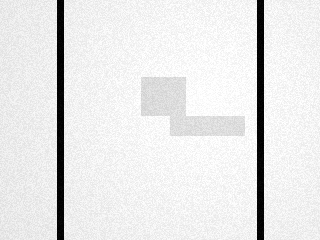
#> input picture test_images/real_lane_center.png, 320 x 240 px; its folder holds only this picture in this run
$ python verify_line_on_pc.py
#> lines starting #> are read from the running program, lines starting #| are printed output that depends on the picture; after the words box and inside, x2 and y2 are one past the last pixel; in counts of white or black regions, pixels touching at a corner belong together
"""
PC 端巡线验证 — 用 OpenCV 模拟 MaixPy find_blobs 行为。

在 PC 上运行，验证生成的测试图片是否合理，以及检测逻辑是否正确。
运行: python tools/verify_line_on_pc.py
"""

import os
import cv2
import numpy as np
import sys
sys.path.insert(0, os.path.join(os.path.dirname(__file__), '..'))

# 复用 config 中的 ROI 参数
import config

TEST_DIR = os.path.join(os.path.dirname(os.path.abspath(__file__)), '..', 'test_images')
ROI = config.LINE_ROI  # (x, y, w, h)


def find_black_line(img_gray):
    """
    模拟 find_blobs 行为: 在 ROI 内找黑色区域，返回最大 blob 的质心。
    """
    x, y, w, h = ROI
    roi = img_gray[y:y+h, x:x+w]

    # 二值化：像素 < 128 视为黑线
    _, binary = cv2.threshold(roi, 128, 255, cv2.THRESH_BINARY_INV)

    # 找连通域
    num_labels, labels, stats, centroids = cv2.connectedComponentsWithStats(binary, connectivity=8)

    if num_labels <= 1:
        return None, roi, binary

    # 去掉背景 (label 0)，找面积最大的
    areas = stats[1:, cv2.CC_STAT_AREA]
    best_idx = np.argmax(areas) + 1
    best_area = areas[best_idx - 1]

    if best_area < config.LINE_AREA_MIN:
        return None, roi, binary

    cx, cy = centroids[best_idx]
    # 换算到原图坐标
    cx_global = int(cx) + x
    cy_global = int(cy) + y

    return (cx_global, cy_global), roi, binary


def draw_result(img_color, result):
    """在彩色图上画检测结果"""
    x, y, w, h = ROI

    # ROI 框 (黄)
    cv2.rectangle(img_color, (x, y), (x + w, y + h), (0, 255, 255), 1)

    if result is None:
        cv2.putText(img_color, "NO LINE", (10, 30),
                    cv2.FONT_HERSHEY_SIMPLEX, 0.7, (0, 0, 255), 2)
        return

    cx, cy = result

    # 线中心点 (红)
    cv2.circle(img_color, (cx, cy), 5, (0, 0, 255), 2)
    cv2.line(img_color, (cx - 10, cy), (cx + 10, cy), (0, 0, 255), 2)
    cv2.line(img_color, (cx, cy - 10), (cx, cy + 10), (0, 0, 255), 2)

    # 图像中心参考线 (绿)
    img_cx = img_color.shape[1] // 2
    cv2.line(img_color, (img_cx, cy - 15), (img_cx, cy + 15), (0, 255, 0), 1)

    # 偏差值
    dev = (cx - img_cx) / img_cx * 1000.0
    cv2.putText(img_color, f"cx={cx} dev={dev:.0f}", (cx + 15, cy - 10),
                cv2.FONT_HERSHEY_SIMPLEX, 0.5, (0, 255, 0), 1)


def main():
    print(f"[verify_line] test_images dir: {TEST_DIR}")
    print(f"[verify_line] ROI: {ROI}")

    files = sorted([f for f in os.listdir(TEST_DIR) if f.endswith('.png')])

    for fname in files:
        fpath = os.path.join(TEST_DIR, fname)
        img = cv2.imread(fpath)
#> img is the input picture: shape (240, 320, 3); min 0, max 255, mean 231.5
        if img is None:
            print(f"  [SKIP] cannot read: {fname}")
            continue

        gray = cv2.cvtColor(img, cv2.COLOR_BGR2GRAY)

        result, roi_binary, binary = find_black_line(gray)
#> in find_black_line, `roi = img_gray[y:y+h, x:x+w]`:
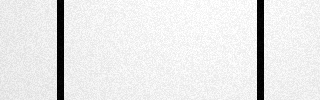
#> roi: shape (100, 320); min 0, max 255, mean 231.3
#> in find_black_line, `_, binary = cv2.threshold(roi, 128, 255, cv2.THRESH_BINARY_INV)`:
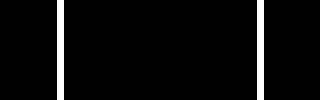
#> binary: shape (100, 320); 4.4% white; 2 white regions, box (x1, y1, x2, y2) and area: (57, 0, 64, 100) 700, (257, 0, 264, 100) 700
#> in find_black_line, `num_labels, labels, stats, centroids = cv2.connectedComponentsWithStat..`:
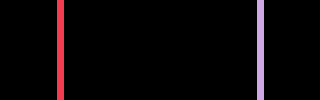
#> labels: shape (100, 320) int32; 3 distinct labels, from 0 to 2; one colour per label, 0 black
#> in find_black_line, `num_labels, labels, stats, centroids = cv2.connectedComponentsWithStat..`: num_labels = 3; stats = [[0, 0, 320, 100, 30600], [57, 0, 7, 100, 700], [257, 0, 7, 100, 700]]; centroids = [[159.5, 49.5], [60, 49.5], [260, 49.5]]
#> in find_black_line, `areas = stats[1:, cv2.CC_STAT_AREA]`: areas = [700, 700]
#> in find_black_line, `best_idx = np.argmax(areas) + 1`: best_idx = 1
#> in find_black_line, `best_area = areas[best_idx - 1]`: best_area = 700
#> in find_black_line, `cx, cy = centroids[best_idx]`: cx = 60; cy = 49.5
#> in find_black_line, `cx_global = int(cx) + x`: cx_global = 60
#> in find_black_line, `cy_global = int(cy) + y`: cy_global = 189
#> result = (60, 189)

        if result:
            cx, cy = result
#> cx = 60; cy = 189
            dev = (cx - gray.shape[1] / 2) / (gray.shape[1] / 2) * 1000.0
#> dev = -625
            print(f"  {fname:30s} → line at ({cx:3d},{cy:3d})  dev={dev:+.0f}")
#|   real_lane_center.png           → line at ( 60,189)  dev=-625
        else:
            print(f"  {fname:30s} → NO LINE DETECTED")

        # 画结果
        result_img = cv2.cvtColor(gray, cv2.COLOR_GRAY2BGR)
        draw_result(result_img, result)
#> in draw_result, `cx, cy = result`: cx = 60; cy = 189
#> in draw_result, `cv2.circle(img_color, (cx, cy), 5, (0, 0, 255), 2)`:
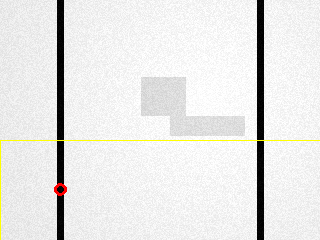
#> img_color: shape (240, 320, 3); mean B, G, R 230.1, 231.5, 231.8
#> in draw_result, `cv2.line(img_color, (cx - 10, cy), (cx + 10, cy), (0, 0, 255), 2)`: img_color: shape (240, 320, 3); 0.06% of pixels changed, all inside (x1, y1, x2, y2) = (49, 188, 72, 191)
#> in draw_result, `cv2.line(img_color, (cx, cy - 10), (cx, cy + 10), (0, 0, 255), 2)`: img_color: shape (240, 320, 3); mean B, G, R 230, 231.4, 232
#> in draw_result, `dev = (cx - img_cx) / img_cx * 1000.0`: dev = -625
#> in draw_result, `cv2.putText(img_color, f"cx={cx} dev={dev:.0f}", (cx + 15, cy - 10), c..`:
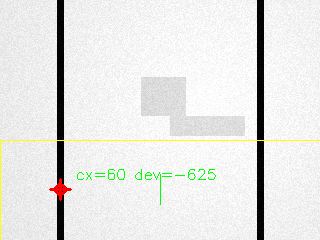
#> img_color: shape (240, 320, 3); mean B, G, R 229, 231.4, 231

        # 保存结果图片
        out_name = fname.replace('.png', '_result.png')
        out_path = os.path.join(TEST_DIR, out_name)
        cv2.imwrite(out_path, result_img)
        bin_name = fname.replace('.png', '_binary.png')
        bin_path = os.path.join(TEST_DIR, bin_name)
        cv2.imwrite(bin_path, binary)
    print("[verify_line] Done!")


if __name__ == "__main__":
    main()

$ run again, on test_images/real_line_dashed.png
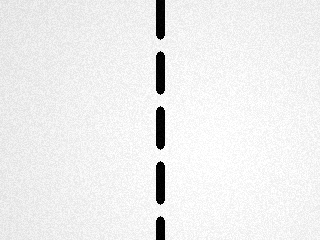
#> input picture test_images/real_line_dashed.png, 320 x 240 px
#> in main, img is the input picture: shape (240, 320, 3); min 0, max 255, mean 237.7
#> binary: shape (100, 320); 2% white; 3 white regions, box (x1, y1, x2, y2) and area: (156, 21, 165, 65) 364, (156, 76, 165, 100) 200, (156, 0, 165, 10) 74
#> in find_black_line, `num_labels, labels, stats, centroids = cv2.connectedComponentsWithStat..`:
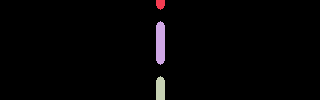
#> labels: shape (100, 320) int32; 4 distinct labels, from 0 to 3; one colour per label, 0 black
#> num_labels = 4; stats = [[0, 0, 320, 100, 31362], [156, 0, 9, 10, 74], [156, 21, 9, 44, 364], [156, 76, 9, 24, 200]]; centroids = [[159.5, 49.44], [160, 3.72], [160, 42.5], [160, 88.35]]
#> areas = [74, 364, 200]
#> best_idx = 2
#> best_area = 364
#> in find_black_line, `cx, cy = centroids[best_idx]`: cx = 160; cy = 42.5
#> cx_global = 160
#> cy_global = 182
#> result = (160, 182)
#> in main, `cx, cy = result`: cx = 160; cy = 182
#> in main, `dev = (cx - gray.shape[1] / 2) / (gray.shape[1] / 2) * 1000.0`: dev = 0
#|   real_line_dashed.png           → line at (160,182)  dev=+0
#> in draw_result, `cx, cy = result`: cx = 160; cy = 182
#> in draw_result, `dev = (cx - img_cx) / img_cx * 1000.0`: dev = 0
#> in draw_result, `cv2.putText(img_color, f"cx={cx} dev={dev:.0f}", (cx + 15, cy - 10), c..`:
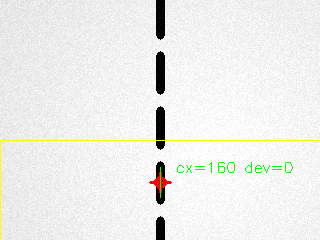
#> img_color: shape (240, 320, 3); mean B, G, R 235.5, 237.7, 237.4

$ run again, on test_images/real_line_dirty.png
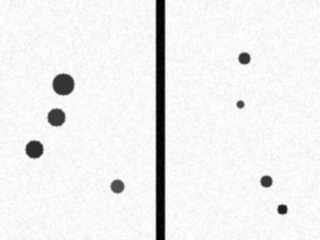
#> input picture test_images/real_line_dirty.png, 320 x 240 px
#> in main, img is the input picture: shape (240, 320, 3); min 0, max 255, mean 238.3
#> binary: shape (100, 320); 4.6% white; 5 white regions, box (x1, y1, x2, y2) and area: (156, 0, 165, 100) 900, (26, 1, 43, 18) 249, (111, 40, 124, 53) 129, (261, 36, 272, 47) 107, (278, 65, 287, 74) 77
#> in find_black_line, `num_labels, labels, stats, centroids = cv2.connectedComponentsWithStat..`:
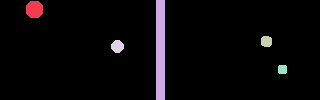
#> labels: shape (100, 320) int32; 6 distinct labels, from 0 to 5; one colour per label, 0 black
#> num_labels = 6; stats = [[0, 0, 320, 100, 30538], [26, 1, 17, 17, 249], [156, 0, 9, 100, 900], [261, 36, 11, 11, 107], [111, 40, 13, 13, 129], [278, 65, 9, 9, 77]]; centroids = [[160, 49.83], [34, 9], [160, 49.5], [266, 41], [117, 46], [282, 69]]
#> areas = [249, 900, 107, 129, 77]
#> best_idx = 2
#> best_area = 900
#> in find_black_line, `cx, cy = centroids[best_idx]`: cx = 160; cy = 49.5
#> cx_global = 160
#> cy_global = 189
#> result = (160, 189)
#> in main, `cx, cy = result`: cx = 160; cy = 189
#> in main, `dev = (cx - gray.shape[1] / 2) / (gray.shape[1] / 2) * 1000.0`: dev = 0
#|   real_line_dirty.png            → line at (160,189)  dev=+0
#> in draw_result, `cx, cy = result`: cx = 160; cy = 189
#> in draw_result, `dev = (cx - img_cx) / img_cx * 1000.0`: dev = 0
#> in draw_result, `cv2.putText(img_color, f"cx={cx} dev={dev:.0f}", (cx + 15, cy - 10), c..`:
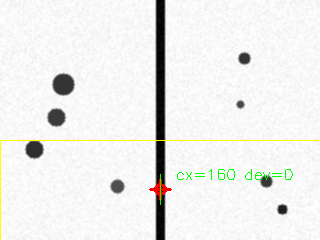
#> img_color: shape (240, 320, 3); mean B, G, R 236.1, 238.4, 238

$ run again, on test_images/real_lane_left.png
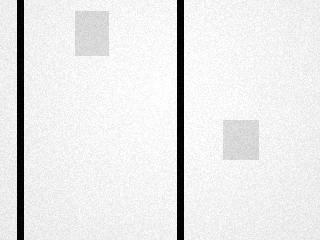
#> input picture test_images/real_lane_left.png, 320 x 240 px
#> in main, img is the input picture: shape (240, 320, 3); min 0, max 255, mean 232
#> binary: shape (100, 320); 4.4% white; 2 white regions, box (x1, y1, x2, y2) and area: (17, 0, 24, 100) 700, (177, 0, 184, 100) 700
#> in find_black_line, `num_labels, labels, stats, centroids = cv2.connectedComponentsWithStat..`:
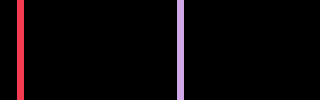
#> labels: shape (100, 320) int32; 3 distinct labels, from 0 to 2; one colour per label, 0 black
#> num_labels = 3; stats = [[0, 0, 320, 100, 30600], [17, 0, 7, 100, 700], [177, 0, 7, 100, 700]]; centroids = [[162.2, 49.5], [20, 49.5], [180, 49.5]]
#> areas = [700, 700]
#> best_idx = 1
#> best_area = 700
#> in find_black_line, `cx, cy = centroids[best_idx]`: cx = 20; cy = 49.5
#> cx_global = 20
#> cy_global = 189
#> result = (20, 189)
#> in main, `cx, cy = result`: cx = 20; cy = 189
#> in main, `dev = (cx - gray.shape[1] / 2) / (gray.shape[1] / 2) * 1000.0`: dev = -875
#|   real_lane_left.png             → line at ( 20,189)  dev=-875
#> in draw_result, `cx, cy = result`: cx = 20; cy = 189
#> in draw_result, `dev = (cx - img_cx) / img_cx * 1000.0`: dev = -875
#> in draw_result, `cv2.putText(img_color, f"cx={cx} dev={dev:.0f}", (cx + 15, cy - 10), c..`:
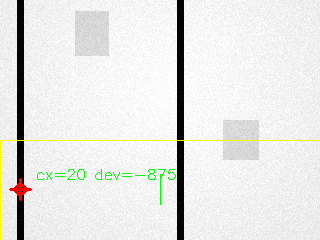
#> img_color: shape (240, 320, 3); mean B, G, R 229.6, 232, 231.5
